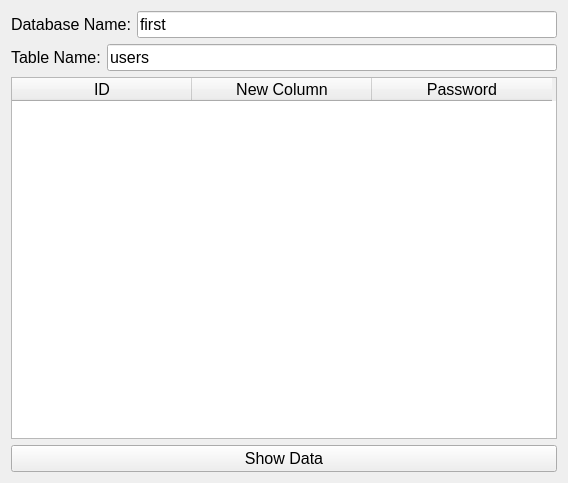
<?xml version="1.0" encoding="UTF-8"?>
<ui version="4.0">
 <class>Form</class>
 <widget class="QWidget" name="Form">
  <property name="geometry">
   <rect>
    <x>0</x>
    <y>0</y>
    <width>568</width>
    <height>483</height>
   </rect>
  </property>
  <property name="windowTitle">
   <string>Form</string>
  </property>
  <layout class="QVBoxLayout" name="verticalLayout">
   <item>
    <layout class="QHBoxLayout" name="horizontalLayout">
     <item>
      <widget class="QLabel" name="label_data_base">
       <property name="font">
        <font>
         <pointsize>12</pointsize>
        </font>
       </property>
       <property name="text">
        <string>Database Name:</string>
       </property>
      </widget>
     </item>
     <item>
      <widget class="QLineEdit" name="lineEdit_data_base_name">
       <property name="font">
        <font>
         <pointsize>12</pointsize>
        </font>
       </property>
       <property name="text">
        <string>first</string>
       </property>
      </widget>
     </item>
    </layout>
   </item>
   <item>
    <layout class="QHBoxLayout" name="horizontalLayout_2">
     <item>
      <widget class="QLabel" name="label_table_name">
       <property name="font">
        <font>
         <pointsize>12</pointsize>
        </font>
       </property>
       <property name="text">
        <string>Table Name:</string>
       </property>
      </widget>
     </item>
     <item>
      <widget class="QLineEdit" name="lineEdit_table_name">
       <property name="font">
        <font>
         <pointsize>12</pointsize>
        </font>
       </property>
       <property name="text">
        <string>users</string>
       </property>
      </widget>
     </item>
    </layout>
   </item>
   <item>
    <widget class="QTableWidget" name="tableWidget">
     <property name="font">
      <font>
       <pointsize>12</pointsize>
      </font>
     </property>
     <property name="lineWidth">
      <number>3</number>
     </property>
     <attribute name="horizontalHeaderDefaultSectionSize">
      <number>180</number>
     </attribute>
     <column>
      <property name="text">
       <string>ID</string>
      </property>
     </column>
     <column>
      <property name="text">
       <string>New Column</string>
      </property>
     </column>
     <column>
      <property name="text">
       <string>Password</string>
      </property>
     </column>
    </widget>
   </item>
   <item>
    <widget class="QPushButton" name="button_show_data">
     <property name="font">
      <font>
       <pointsize>12</pointsize>
      </font>
     </property>
     <property name="text">
      <string>Show Data</string>
     </property>
    </widget>
   </item>
  </layout>
 </widget>
 <resources/>
 <connections/>
</ui>
